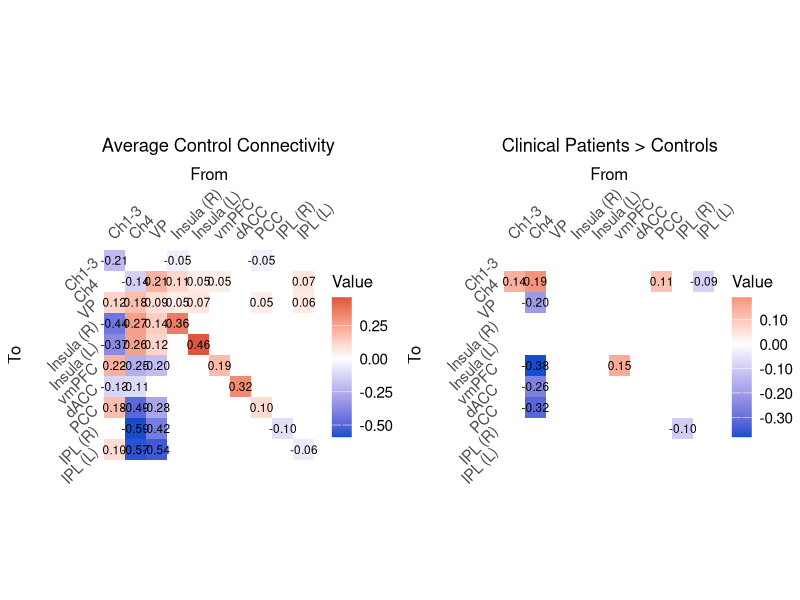

Generate this figure with R:
#Script to create Figure S2a and b
# Load libraries
library(ggplot2)
library(viridis)
library(gridExtra)

# Function to create a heatmap
create_heatmap <- function(Ep, Pp, title) {
  # Define regions
  regions <- c("Ch1-3", "Ch4", "VP", "Insula (R)", "Insula (L)", "vmPFC", "dACC", "PCC", "IPL (R)", "IPL (L)")
  
  # Create a data frame for the matrix
  df <- data.frame(
    x = rep(1:10, each = 10),
    y = rep(1:10, times = 10),
    value = Ep,
    Pp = Pp,
    region_x = factor(rep(regions, each = 10), levels = regions),
    region_y = factor(rep(regions, times = 10), levels = rev(regions))
  )
  
  # Set values to NA where Pp <= 0.99
  df$value[df$Pp <= 0.99] <- NA
  
  # Create the plot
  ggplot(df, aes(x = region_x, y = region_y, fill = value)) +
    geom_tile() +
    scale_fill_gradient2(low = "#134DD0", mid = "white", high = "#C70606", 
                         midpoint = 0, na.value = "white", 
                         limits = c(min(df$value, na.rm = TRUE), max(df$value, na.rm = TRUE)),
                         labels = scales::number_format(accuracy = 0.01)) +  # This line locks legend to 2 decimal places
    geom_text(aes(label = ifelse(Pp > 0.99, sprintf("%.2f", value), "")),
              color = "black", size = 3) +
    coord_fixed() +
    theme_minimal() +
    labs(title = title,
         x = "From",
         y = "To",
         fill = "Value") +
    theme(panel.grid = element_blank(),
          axis.text.x = element_text(angle = 45, hjust = 0, size = 11),
          axis.text.y = element_text(angle = 45, hjust = 1, size = 11),
          axis.title.x = element_text(margin = margin(b = 10), size = 12),
          axis.title.y = element_text(margin = margin(r = 10), size = 12),
          axis.text.x.top = element_text(angle = 45, hjust = 0, size = 11),
          axis.ticks.x.top = element_blank(),
          axis.ticks.x.bottom = element_blank(),
          axis.text.x.bottom = element_blank(),       
          legend.key.size = unit(1.2, "cm"),
          legend.key.width = unit(0.9, "cm"),
          legend.text = element_text(size = 11),
          legend.title = element_text(size = 12),
          legend.margin = margin(t = 0, r = 0, b = 0, l = 0, unit = "pt")) +
    scale_x_discrete(position = "top") +
    guides(fill = guide_colorbar(barwidth = 1, barheight = 7))
}

# Set up Ep and Pp for the plots, values extracted using Ep_Pp_converter.m
Ep1 <- c(-0.21, 0.00, 0.12, -0.44, -0.37, 0.22, -0.13, 0.18, 0.00, 0.10, 
         0.00, -0.14, 0.18, 0.27, 0.26, -0.25, -0.11, -0.49, -0.59, -0.57, 
         0.00, 0.21, 0.09, 0.14, 0.12, -0.20, 0.05, -0.28, -0.42, -0.54, 
         -0.05, 0.11, 0.05, 0.36, 0.00, 0.00, 0.00, 0.00, 0.00, 0.00, 
         0.00, 0.05, 0.07, 0.00, 0.46, 0.00, 0.00, 0.00, 0.00, 0.00, 
         0.00, 0.05, 0.00, 0.00, 0.00, 0.19, 0.00, 0.00, 0.00, 0.00, 
         0.00, 0.00, 0.00, 0.00, 0.00, 0.00, 0.32, 0.00, 0.00, 0.00, 
         -0.05, 0.00, 0.05, 0.00, 0.00, 0.00, 0.00, 0.10, 0.00, 0.00, 
         0.01, 0.01, 0.01, 0.00, 0.00, 0.00, 0.00, 0.00, -0.10, 0.00, 
         0.00, 0.07, 0.06, 0.00, 0.00, 0.00, 0.00, 0.00, 0.00, -0.06)

Pp1 <- c(1.00, 0.00, 1.00, 1.00, 1.00, 1.00, 1.00, 1.00, 0.00, 1.00, 
         0.00, 1.00, 1.00, 1.00, 1.00, 1.00, 1.00, 1.00, 1.00, 1.00, 
         0.00, 1.00, 1.00, 1.00, 1.00, 1.00, 0.64, 1.00, 1.00, 1.00, 
         1.00, 1.00, 1.00, 1.00, 0.00, 0.00, 0.00, 0.00, 0.00, 0.00, 
         0.00, 1.00, 1.00, 0.00, 1.00, 0.00, 0.00, 0.00, 0.00, 0.00, 
         0.00, 1.00, 0.00, 0.00, 0.00, 1.00, 0.00, 0.00, 0.00, 0.00, 
         0.00, 0.00, 0.00, 0.00, 0.00, 0.00, 1.00, 0.00, 0.00, 0.00, 
         1.00, 0.00, 1.00, 0.00, 0.00, 0.00, 0.00, 1.00, 0.00, 0.00, 
         0.00, 0.00, 0.00, 0.00, 0.00, 0.00, 0.00, 0.00, 1.00, 0.00, 
         0.00, 1.00, 1.00, 0.00, 0.00, 0.00, 0.00, 0.00, 0.00, 1.00)

Ep2 <- c(0.00, 0.14, 0.00, 0.00, 0.00, 0.00, 0.00, 0.00, 0.00, 0.00, 
         0.00, 0.19, -0.20, 0.00, 0.00, -0.38, -0.26, -0.32, 0.00, -0.06, 
         0.01, 0.00, 0.00, 0.08, 0.06, 0.06, 0.00, 0.00, 0.00, -0.06, 
         0.00, 0.00, 0.00, 0.00, 0.00, 0.00, 0.00, 0.00, 0.00, 0.00, 
         -0.01, 0.00, 0.00, 0.00, 0.00, 0.00, 0.00, 0.00, 0.00, 0.00, 
         0.00, 0.00, -0.01, 0.00, 0.00, 0.15, 0.00, 0.00, 0.00, 0.00, 
         0.00, 0.00, 0.01, 0.00, 0.00, 0.00, 0.00, 0.00, 0.00, 0.00, 
         0.01, 0.11, -0.01, 0.00, 0.00, 0.00, 0.00, 0.00, 0.00, 0.00, 
         0.00, 0.00, 0.00, 0.00, 0.00, 0.00, 0.00, 0.00, -0.10, 0.00, 
         0.00, -0.09, 0.01, 0.00, 0.00, 0.00, 0.00, 0.00, 0.00, 0.00)

Pp2 <- c(0.00, 1.00, 0.00, 0.00, 0.00, 0.00, 0.00, 0.00, 0.00, 0.00, 
         0.00, 1.00, 1.00, 0.00, 0.00, 1.00, 1.00, 1.00, 0.00, 0.52, 
         0.00, 0.00, 0.00, 0.57, 0.53, 0.53, 0.00, 0.00, 0.00, 0.53, 
         0.00, 0.00, 0.00, 0.00, 0.00, 0.00, 0.00, 0.00, 0.00, 0.00, 
         0.00, 0.00, 0.00, 0.00, 0.00, 0.00, 0.00, 0.00, 0.00, 0.00, 
         0.00, 0.00, 0.00, 0.00, 0.00, 1.00, 0.00, 0.00, 0.00, 0.00, 
         0.00, 0.00, 0.00, 0.00, 0.00, 0.00, 0.00, 0.00, 0.00, 0.00, 
         0.00, 1.00, 0.00, 0.00, 0.00, 0.00, 0.00, 0.00, 0.00, 0.00, 
         0.00, 0.00, 0.00, 0.00, 0.00, 0.00, 0.00, 0.00, 1.00, 0.00, 
         0.00, 1.00, 0.00, 0.00, 0.00, 0.00, 0.00, 0.00, 0.00, 0.00)

# Create the two plots
plot1 <- create_heatmap(Ep1, Pp1, "Average Control Connectivity")
plot2 <- create_heatmap(Ep2, Pp2, "Clinical Patients > Controls")

# Arrange the plots side by side
combined_plot <- grid.arrange(plot1, plot2, ncol = 2)